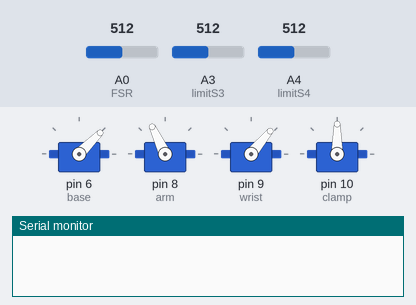
This sketch was run on a simulated Arduino Uno, built with avr-gcc and run on an emulated ATmega328P. Shown: 4 × servo, the last lines printed to the serial monitor. The test bench sets the inputs (shaded band); at power-on: A3 (limitS3) = 512, A4 (limitS4) = 512, A0 (FSR) = 512.

Above: at 18.0 s.
18.1 s: A3 (limitS3) set to 290
At 22.3 s:
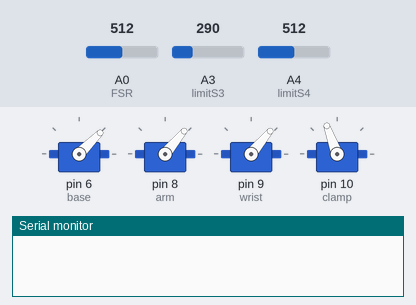
34.5 s: A3 (limitS3) set to 306
At 37.9 s:
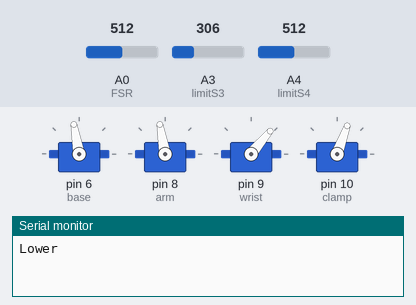
50.9 s: A3 (limitS3) set to 122
67.3 s: A4 (limitS4) set to 313
83.7 s: A4 (limitS4) set to 286
At 85.0 s:
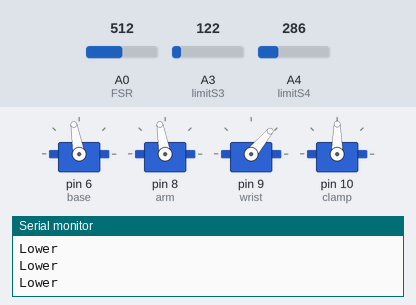
Timing chart, 0 to 86.7 s (numbered marks = the images above; inputs shaded):
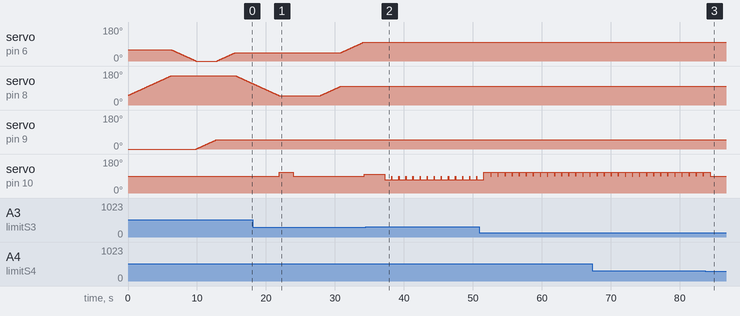

The sketch:

FourServos_rev4_SBv3_AutonomousCode.ino
```cpp
// Definet the libaries to use
#include <Servo.h>

/// Link the Servos to the servo lib
Servo base;
Servo arm;
Servo wrist;
Servo clamp;

/// Input handelers
int  base_val  = 60;
int  arm_val   = 50;
int  wrist_val = 0;
int  clamp_stop = 90; // Should be set to no motion position
int  clamp_val = clamp_stop;

String read_str;            // Char array to store the input
int  str_pos      = 0;       // Position on the index
long new_val      = 0;       // The value to read from
int  max_angle    = 180;     // Limit the range of motion
int  motor_select = 0;       // Select the servo to rotate
int i = 0;

/// Switch & sensors handelers
int  FSR          = 0;       // Select the input pin for the pressure sensor
int  limitS3      = 3;       // Input for the analog switch
int  limitS4      = 4;       // Input for the analog switch


//TODO: check is switch_pressed can go? nope

bool switch_pressed = false; // Help to release the switch

// Allocate memory to remember the previous values and reset to starting point

//Initialize Current Position Variables
int BasePos = base_val;
int ArmPos = arm_val;
int WristPos = wrist_val;


/// Initialize the program
// Runs only once
void setup() {
    Serial.begin(9600); // Startup the serial interface

    // Attach the servos
    base. attach(6);
    arm.  attach(8);
    wrist.attach(9);
    clamp.attach(10);
}

/// The main loop, runs as long as the Arduino is connected
void loop() {
    /// continuesly reading the input from the switchs
    int FSRread = analogRead(FSR);
    //int ls1     = analogRead(limitS1);
    //int ls2     = analogRead(limitS2);
    int ls3     = analogRead(limitS3);
    int ls4     = analogRead(limitS4);

    int del = 3000/50;

    base.write(base_val);
    arm.write(arm_val);
    wrist.write(wrist_val);
    clamp.write(clamp_stop);

  if( i < 1 ){


   while (arm_val < 155){
     arm_val = arm_val + 1;
     arm.write(arm_val);
     delay(del);
   }

   while (base_val > 0){
     base_val = base_val - 1;
     base.write(base_val);
     delay(del);
   }

   while (wrist_val < 50){
     wrist_val = wrist_val + 1;
     wrist.write(wrist_val);
     delay(del);
   }

   while (base_val < 45){
     base_val = base_val +1;
     base.write(base_val);
     delay(del);
   }

   while (arm_val > 50){
     arm_val = arm_val - 1;
     arm.write(arm_val);
     delay(del);
   }
               ls3     = analogRead(limitS3);
              if (ls3 > 300) {
                 Serial.println("Lower");
                 clamp.write(70);
                 digitalWrite(3, HIGH);
                 delay(1000);
                 clamp.write(clamp_stop);
                 clamp_val = clamp_stop;

             ls4     = analogRead(limitS4);
            }else if (ls4 > 300) {   // Lower switchs are pressed
                 clamp.write(110);
                 digitalWrite(3, HIGH);
                 delay(1000);
                 clamp.write(clamp_stop);
                 clamp_val = clamp_stop;
            }
   clamp.write(80);

               ls3     = analogRead(limitS3);
              if (ls3 > 300) {
                 Serial.println("Lower");
                 //Serial.println(ls3);
                 clamp.write(70);
                 digitalWrite(3, HIGH);
                 delay(1000);
                 clamp.write(clamp_stop);
                 clamp_val = clamp_stop;

              ls4     = analogRead(limitS4);
            }else if (ls4 > 300) {   // Lower switchs are pressed
                //Serial.println("Upper");1:90
                //Serial.println(ls4);
                 clamp.write(110);
                 digitalWrite(3, HIGH);
                 delay(1000);
                 clamp.write(clamp_stop);
                 clamp_val = clamp_stop;
            }
   delay(4000);


   while(arm_val < 100){
     arm_val = arm_val + 1;
     arm.write(arm_val);
     delay(del);
   }

   while(base_val < 100) {
     base_val = base_val + 1;
     base.write(base_val);
     delay(del);
   }

       clamp.write(100);
       delay(3000);
  i++;

  }

               ls3     = analogRead(limitS3);
              if (ls3 > 300) {
                 Serial.println("Lower");
                 //Serial.println(ls3);
                 clamp.write(70);
                 digitalWrite(3, HIGH);
                 delay(1000);
                 clamp.write(clamp_stop);
                 clamp_val = clamp_stop;

              ls4     = analogRead(limitS4);
            }else if (ls4 > 300) {   // Lower switchs are pressed
                //Serial.println("Upper");1:90
                //Serial.println(ls4);
                 clamp.write(110);
                 digitalWrite(3, HIGH);
                 delay(1000);
                 clamp.write(clamp_stop);
                 clamp_val = clamp_stop;
            }


    base.write(base_val);
    arm.write(arm_val);
    wrist.write(wrist_val);
    clamp.write(clamp_val);


    // Serial.print("FSR Value: "); Serial.print(FSRread); Serial.print('\n');
    delay(25);

}
```

Measured:
- the behaviour switches between 301 and 300 on A4 (limitS4) (found by bisection; images 2 and 3)
- after the input at 83.7 s, servo on pin 10 (clamp): goes on until 84.4 s, then stays 90°
- by itself, servo on pin 8 (arm): rises from 51° to 155° in 6.2 s, then falls to 113° in 11.8 s
- by itself, servo on pin 10 (clamp): alternates 110° for 1.0 s and 90° for 0.03 s
